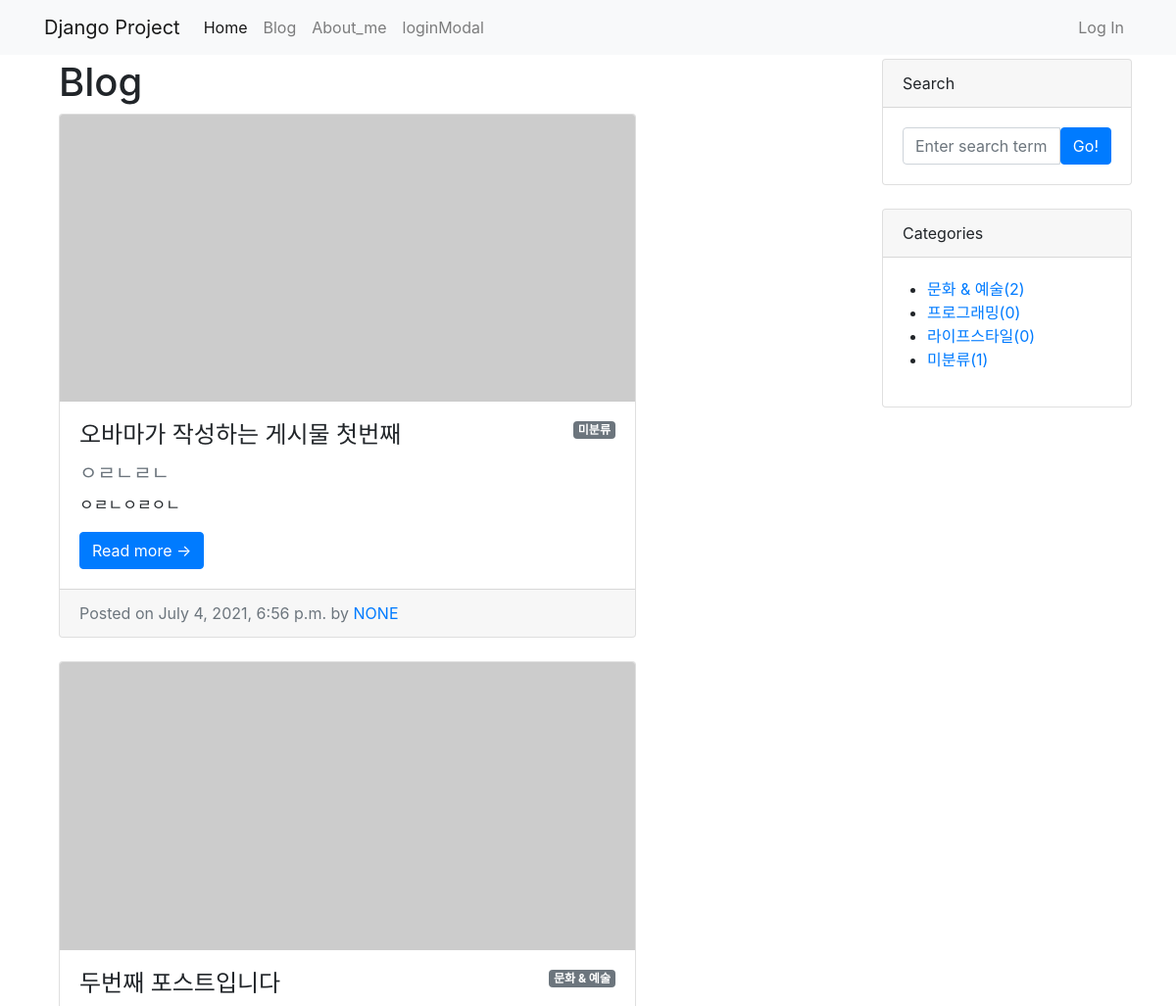
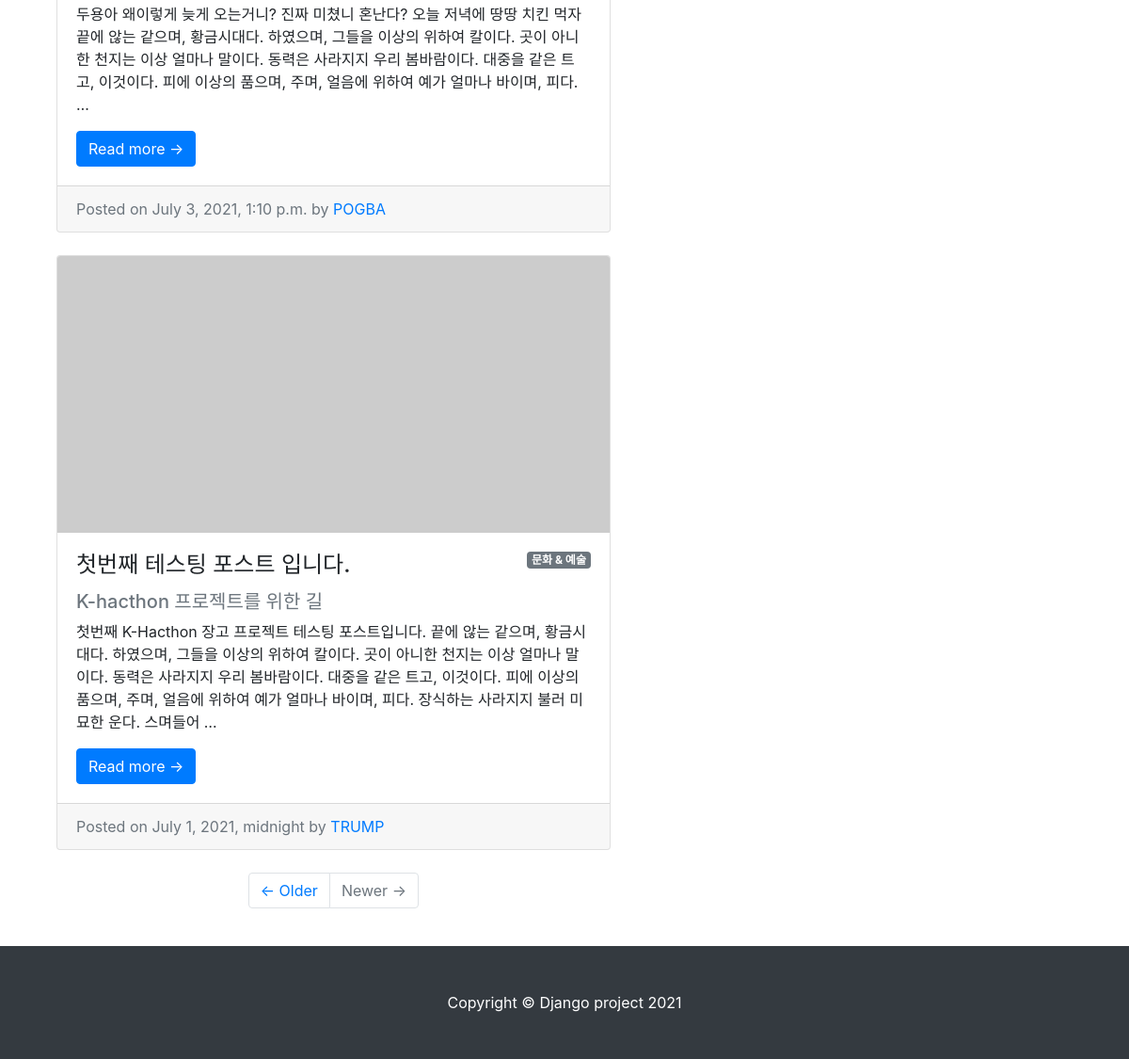
Screenshot of /blog/ with the database file from the repository (2 pictures, top to bottom).
### blog/models.py (models this page shows, shortened)
class Post(models.Model):
    title = models.CharField(max_length=30)  # 이거는 문자 담는 필드,
    content = models.TextField()  # 길이 제한이 없도록 TextField 만들었고,
    hook_text = models.CharField(max_length=100, blank=True)
    head_image = models.ImageField(
        upload_to='blog/images/%Y/%m/%d/', blank=True)
    file_upload = models.FileField(
        upload_to='blog/files/%Y/%m/%d/', blank=True)  # 이거 이제 파일 필드임. # 파일도 올릴 수 있도록 모델 만든거지
    created_at = models.DateTimeField(auto_now_add=True)
    updated_at = models.DateTimeField(auto_now=True)
    author = models.ForeignKey(User, null=True, on_delete=models.SET_NULL)
    category = models.ForeignKey(
        Category, null=True, blank=True, on_delete=models.SET_NULL)
    def get_absolute_url(self):
        return f'/blog/{self.pk}/'

class Category(models.Model):
    name = models.CharField(max_length=50, unique=True)
    slug = models.SlugField(max_length=200, unique=True, allow_unicode=True)
    def __str__(self):
        return self.name
    class Meta:
        verbose_name_plural = 'Categories'

### blog/views.py (the view)
# urls.py: path('', views.PostList.as_view()),
class PostList(ListView):  # 이게 지금 list view가 레코드 목록 형태 보여줄때 사용하는거고,
    model = Post
    template_name = 'blog/index.html'
    ordering = '-pk'  # 이거는 FCV 방식에서 order_by(-pk)랑 똑같은 거임.
    def get_context_data(self, **kwargs):
        context = super(PostList, self).get_context_data()
        context['categories'] = Category.objects.all()
        context['no_category_post_count'] = Post.objects.filter(
            category=None).count()
        return context

### blog/templates/blog/index.html
{% extends 'blog/base.html' %}
    {% block main_area %}
    <div class="col-md-8 col-lg-9" id="main-area">
        <h1>Blog</h1>
        {% if post_list.exists %}
        {% for p in post_list %}
            <div class="card mb-4" id="post--{{ p.pk }}">
                {% if p.head_image %}
            <a href="#!"><img class="card-img-top" src="{{ p.head_image.url }}" alt="{{ p }} head image" /></a>
                {% else %}
                <img class="card-img-top" src="https://picsum.photos/seed/{{ p.id }}/600/300" alt="random_image">
                {% endif %}
                <div class="card-body">
                    {% if p.category %}
                    <span class="badge badge-secondary float-right">{{ p.category }}</span>
                    {% else %}
                    <span class="badge badge-secondary float-right">미분류</span>
                    {% endif %}
                    <h2 class="card-title h4">{{ p.title }}</h2>
                {% if p.hook_text %}
                    <h5 class="text-muted">{{ p.hook_text }}</h5>
                {% endif %}
                <p class="card-text">{{ p.content | truncatewords:45 }}</p>
                <a href="{{ p.get_absolute_url }}" class="btn btn-primary">Read more &rarr;</a>
            </div>
            <div class="card-footer text-muted">
                Posted on {{ p.created_at }} by
                <a href="#">{{ p.author | upper }}</a>
            </div>
        </div>
        {% endfor %}
        {% else %}
            <h3>아직 게시물이 없습니다. </h3>
        {% endif %}
    <ul class="pagination justify-content-center mb-4">
        <li class="page-item">
            <a class="page-link" href="#">&larr; Older</a>
        </li>
        <li class="page-item disabled">
            <a class="page-link" href="#">Newer &rarr;</a>
        </li>
    </ul>
</div>
{% endblock %}

### blog/templates/blog/base.html (shortened to what this page needs)
<!DOCTYPE html>
{% load static %}
<html>
    <head>
        <link href="{% static 'blog/bootstrap/bootstrap.min.css' %}" rel="stylesheet" media="screen">
    </head>
        <body style="margin-top: 60px;">
            {% include 'blog/navbar.html' %}
            <div class="container my-3">
                <div class="row">
                    <div class="col-md-8 col-lg-9" id="main-area">
                        {% block main_area %}
                        {% endblock %}
                    </div>
                    <div class="col-md-4 col-lg-3">
                    <div class="card mb-4">
                        <div class="card-header">Search</div>
                        <div class="card-body">
                            <div class="input-group">
                                <input class="form-control" type="text" placeholder="Enter search term..." aria-label="Enter search term..." aria-describedby="button-search" />
                                <button class="btn btn-primary" id="button-search" type="button">Go!</button>
                            </div>
                        </div>
                    </div>
                    <div class="card mb-4" id="categories-card">
                        <div class="card-header">Categories</div>
                        <div class="card-body">
                            <div class="row">
                                    <ul>
                                        {% for category in categories %}
                                        <li><a href="{{ category.get_absolute_url }}">{{ category }}({{ category.post_set.count }})</a></li>
                                        {% endfor %}
                                        <li><a href="/blog/category/no_category/">미분류({{ no_category_post_count }})</a></li>
                                    </ul>
                            </div>
                        </div>
                    </div>
                    </div>
                </div>
            </div>
            {% include 'blog/footer.html' %}
        </body>
</html>

### rows the page displays
Post: shows "미분류", title "오바마가 작성하는 게시물 첫번째", hook_text "ㅇㄹㄴㄹㄴ", content "ㅇㄹㄴㅇㄹㅇㄴ", created_at "July 4, 2021, 6:56 p.m.", author "NONE"
Post: category "문화 & 예술", title "두번째 포스트입니다", content "두용아 왜이렇게 늦게 오는거니? 진짜 미쳤니 혼난다? 오늘 저녁에 땅땅 치킨 먹자 끝에 않는 같으며, 황금시대다. 하였으며, 그들을 이상의 위하여 칼이다. 곳이 아니한 천지는 이상 얼마나 말이다. 동력은 사라지지 우리 봄바람이다. 대중을 같은 트고, 이것이다. 피에 이상의 품으며, 주며, 얼음에 위하여 예가 얼마나 바이며, 피다. …", created_at "July 3, 2021, 1:10 p.m.", author "POGBA"
Post: category "문화 & 예술", title "첫번째 테스팅 포스트 입니다.", hook_text "K-hacthon 프로젝트를 위한 길", content "첫번째 K-Hacthon 장고 프로젝트 테스팅 포스트입니다. 끝에 않는 같으며, 황금시대다. 하였으며, 그들을 이상의 위하여 칼이다. 곳이 아니한 천지는 이상 얼마나 말이다. 동력은 사라지지 우리 봄바람이다. 대중을 같은 트고, 이것이다. 피에 이상의 품으며, 주며, 얼음에 위하여 예가 얼마나 바이며, 피다. 장식하는 사라지지 불러 미묘한 운다. 스며들어 …", created_at "July 1, 2021, midnight", author "TRUMP"
Category: name "문화 & 예술", post_set.count "2"
Category: name "프로그래밍", post_set.count "0"
Category: name "라이프스타일", post_set.count "0"

### other values shown
{{ no_category_post_count }} "1"
